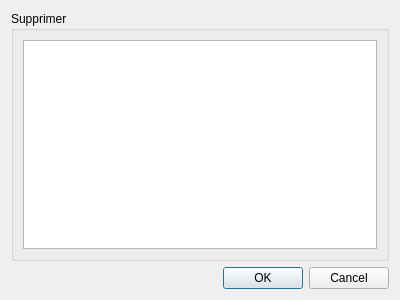
<?xml version="1.0" encoding="UTF-8"?>
<ui version="4.0">
 <class>supprimerUVwindow</class>
 <widget class="QDialog" name="supprimerUVwindow">
  <property name="geometry">
   <rect>
    <x>0</x>
    <y>0</y>
    <width>400</width>
    <height>300</height>
   </rect>
  </property>
  <property name="windowTitle">
   <string>Dialog</string>
  </property>
  <layout class="QGridLayout" name="gridLayout_2">
   <item row="0" column="0">
    <layout class="QGridLayout" name="gridLayout">
     <item row="0" column="0">
      <widget class="QGroupBox" name="groupBox">
       <property name="title">
        <string>Supprimer</string>
       </property>
       <layout class="QGridLayout" name="gridLayout_3">
        <item row="0" column="0">
         <widget class="QColumnView" name="columnView"/>
        </item>
       </layout>
      </widget>
     </item>
    </layout>
   </item>
   <item row="1" column="0">
    <widget class="QDialogButtonBox" name="buttonBox">
     <property name="orientation">
      <enum>Qt::Horizontal</enum>
     </property>
     <property name="standardButtons">
      <set>QDialogButtonBox::Cancel|QDialogButtonBox::Ok</set>
     </property>
    </widget>
   </item>
  </layout>
 </widget>
 <resources/>
 <connections>
  <connection>
   <sender>buttonBox</sender>
   <signal>accepted()</signal>
   <receiver>supprimerUVwindow</receiver>
   <slot>accept()</slot>
   <hints>
    <hint type="sourcelabel">
     <x>248</x>
     <y>254</y>
    </hint>
    <hint type="destinationlabel">
     <x>157</x>
     <y>274</y>
    </hint>
   </hints>
  </connection>
  <connection>
   <sender>buttonBox</sender>
   <signal>rejected()</signal>
   <receiver>supprimerUVwindow</receiver>
   <slot>reject()</slot>
   <hints>
    <hint type="sourcelabel">
     <x>316</x>
     <y>260</y>
    </hint>
    <hint type="destinationlabel">
     <x>286</x>
     <y>274</y>
    </hint>
   </hints>
  </connection>
 </connections>
</ui>
